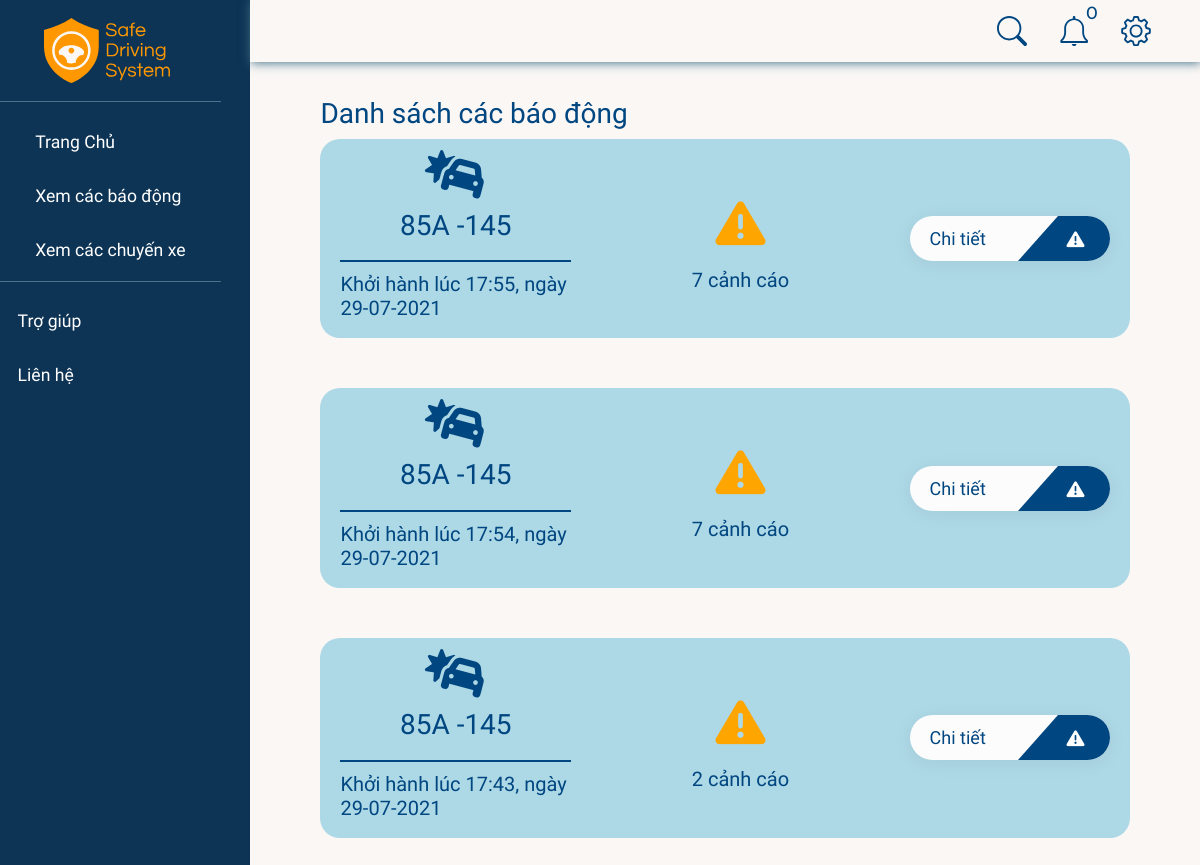
/alerts/ (signed in), run on an earlier commit of the app's database.
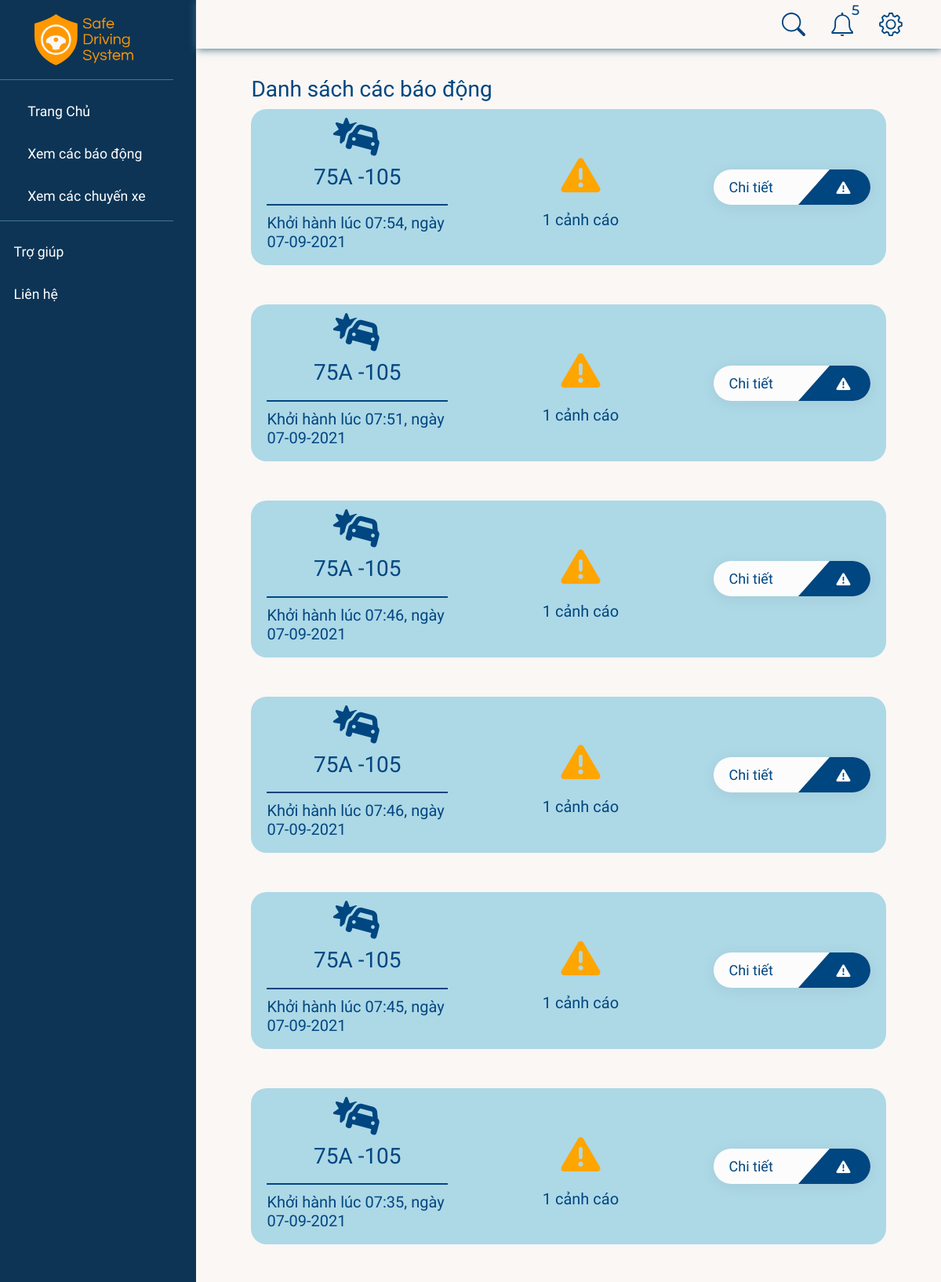
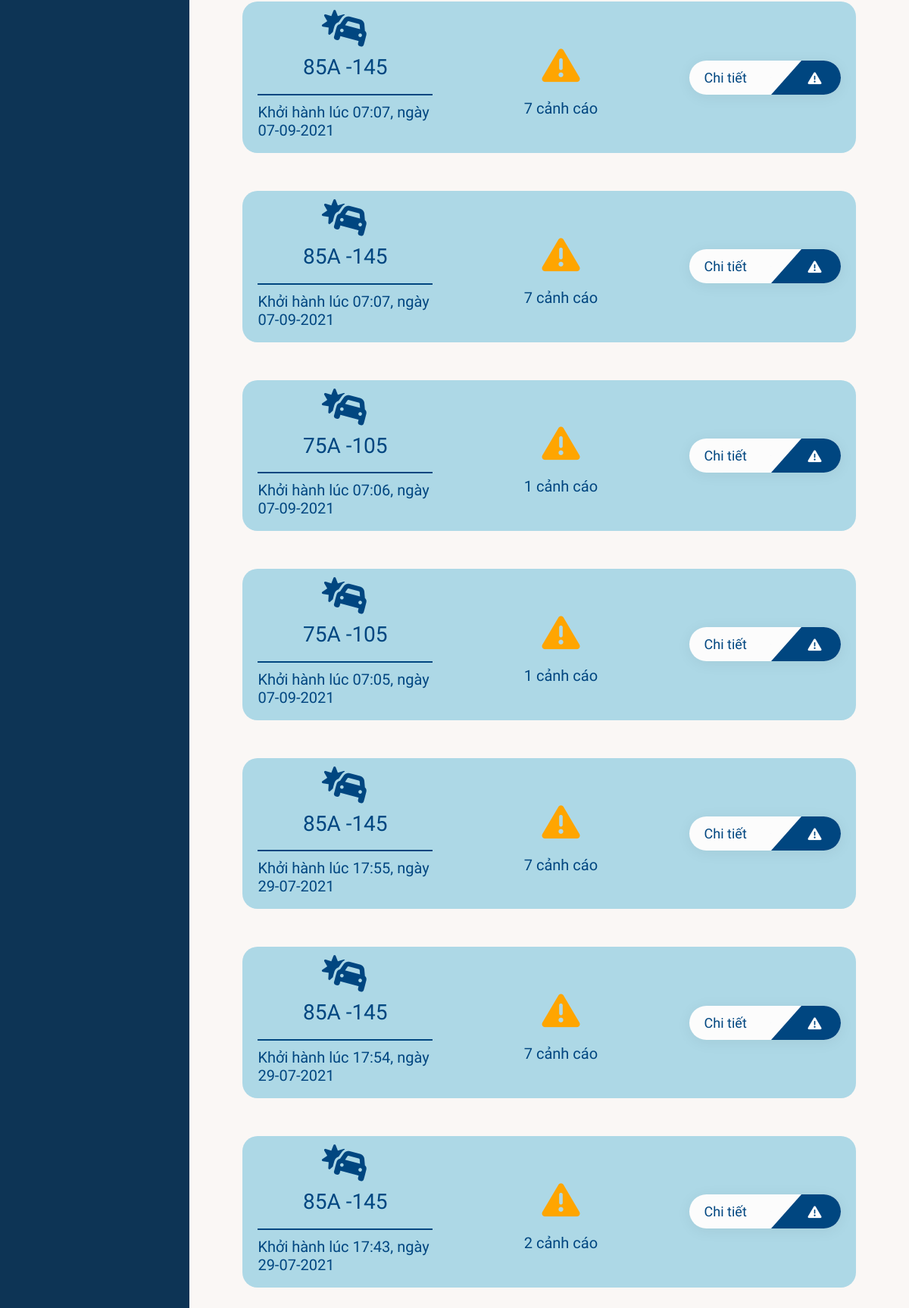
And on a later commit of the database (2 pictures, top to bottom).
### realtime/models.py (models this page shows, shortened)
class Drive(models.Model):
    STATUS = (
        ("ongoing", "ongoing"),
        ("ended", "ended"),
    )
    device = models.ForeignKey(RaspDevice, null=True, on_delete=models.CASCADE)
    startTime = models.DateTimeField(null=True)
    status = models.CharField(max_length=20, choices=STATUS)
    endTime = models.DateTimeField(null=True)

class Alert(models.Model):
    DECTECT_TYPE = (
        ("Noeye", "Không thấy khuôn mặt"),
        ("Drowsiness", "Không tỉnh táo"),
        ("Alcohol", "Đồ uống có cồn"),
    )
    drive = models.ForeignKey(Drive, null=True, on_delete=models.CASCADE)
    detect = models.CharField(max_length=50, choices=DECTECT_TYPE)
    timeOccured = models.DateTimeField(null=True)
    isRead = models.BooleanField(null=True, blank=True, default=False)

### accounts/models.py (models this page shows, shortened)
class RaspDevice(models.Model):
    class Meta:
        constraints = [
            models.UniqueConstraint(fields=["password"], name="password"),
        ]
    STATUS = (
        ("online", "online"),
        ("offline", "offline"),
    )
    name = models.CharField(max_length=50)
    car = models.OneToOneField(Car, null=True, on_delete=models.SET_NULL, blank=True)
    status = models.CharField(
        max_length=50, null=True, blank=True, choices=STATUS, default="offline"
    )
    password = models.CharField(max_length=8, null=True, blank=True)
    dateAdded = models.DateTimeField(auto_now_add=True)
    company = models.ForeignKey(Company, null=True, blank=True, on_delete=models.CASCADE)

class Car(models.Model):
    class Meta:
        constraints = [
            models.UniqueConstraint(fields=["licensePlate"], name="licensePlate"),
        ]
    name = models.CharField(max_length=50)
    licensePlate = models.CharField(max_length=20, null=True)
    boughtDate = models.DateTimeField(auto_now_add=True, null=True)
    company = models.ForeignKey(Company, null=True, on_delete=models.CASCADE)

### realtime/views.py (the view)
# urls.py: path("alerts/", views.alerts, name="alerts"),
@login_required(login_url="/")
def alerts(request):
    company = request.user.profile.company
    drs = Drive.objects.filter(device__company=company, alert__gt=0).order_by('-startTime').annotate(total=Count('id'))
    searchKey = request.GET.get("search-key")
    if searchKey != '' and searchKey is not None:
        drs = drs.filter(device__car__licensePlate__icontains=searchKey)
    lastestAlerts, unreadCounts = getNotifications(company)
    context = {'drs': drs, "notifications": lastestAlerts, "unreadNotis": unreadCounts}
    return render(request, "alerts.html", context)

### accounts/views.py (called while the page is built)
def getNotifications(company):
    lastestAlerts = Alert.objects.filter(drive__device__company=company).order_by('-timeOccured')[:5]
    unreadCounts = 0
    for alert in lastestAlerts:
        unreadCounts = (unreadCounts + 1) if not alert.isRead else unreadCounts
    return lastestAlerts, unreadCounts

### realtime/templates/alerts.html (shortened to what this page needs)
{% extends 'base.html' %}
{% load static %}
{% block modal %}
{% include 'sidebar.html' %}
{% endblock modal %}
{% block content %}
{% include "navbar-search.html" %}
<div class="content-container">
    <h3>Danh sách các báo động</h3>
    <div class="drive-wrapper">
        {% for drive in drs %}
        <div style="background: lightblue; margin-bottom: 50px;" class="alerts-container" id="{{ drive.id }}">
            <div class="alerts-container__info">
                <i class="fas fa-car-crash"></i>
                {% if drive.device.car %}
                <h3>{{ drive.device.car.licensePlate }}</h3>
                {% else %}
                <h3>Xe không xác định</h3>
                {% endif %}
                <div class="break-line"></div>
                <h5>Khởi hành lúc {{ drive.startTime.time }}, ngày {{ drive.startTime.date }}</h5>
            </div>
            <div class="alerts-container__warn">
                <i class="fas fa-exclamation-triangle"></i>
                <h5>{{ drive.alert_set.all|length }} cảnh cáo</h5>
            </div>
            <a class="dedcription-btn" href="{% url 'driveDetail' drive.id %}">
                <span class="name-descripeion">Chi tiết</span>
                <div class="btn-icon book">
                    <i class="fas fa-exclamation-triangle"></i>
                </div>
            </a>
        </div>
        {% endfor %}
    </div>
</div>
{% endblock content %}

What changed in the data, as far as the page shows it:
added Drive: device.car.licensePlate "75A -105", startTime.time "07:54", startTime "07-09-2021", alert_set.all|length "1"
added Drive: device.car.licensePlate "75A -105", startTime.time "07:51", startTime "07-09-2021", alert_set.all|length "1"
added Drive: device.car.licensePlate "75A -105", startTime.time "07:46", startTime "07-09-2021", alert_set.all|length "1"
added Drive: device.car.licensePlate "75A -105", startTime.time "07:46", startTime "07-09-2021", alert_set.all|length "1"
added Drive: device.car.licensePlate "75A -105", startTime.time "07:45", startTime "07-09-2021", alert_set.all|length "1"
added Drive: device.car.licensePlate "75A -105", startTime.time "07:35", startTime "07-09-2021", alert_set.all|length "1"
added Drive: device.car.licensePlate "85A -145", startTime.time "07:07", startTime "07-09-2021", alert_set.all|length "7"
added Drive: device.car.licensePlate "85A -145", startTime.time "07:07", startTime "07-09-2021", alert_set.all|length "7"
added Drive: device.car.licensePlate "75A -105", startTime.time "07:06", startTime "07-09-2021", alert_set.all|length "1"
added Drive: device.car.licensePlate "75A -105", startTime.time "07:05", startTime "07-09-2021", alert_set.all|length "1"
Also different on the page:
{{ unreadNotis }}: "0" → "5"
